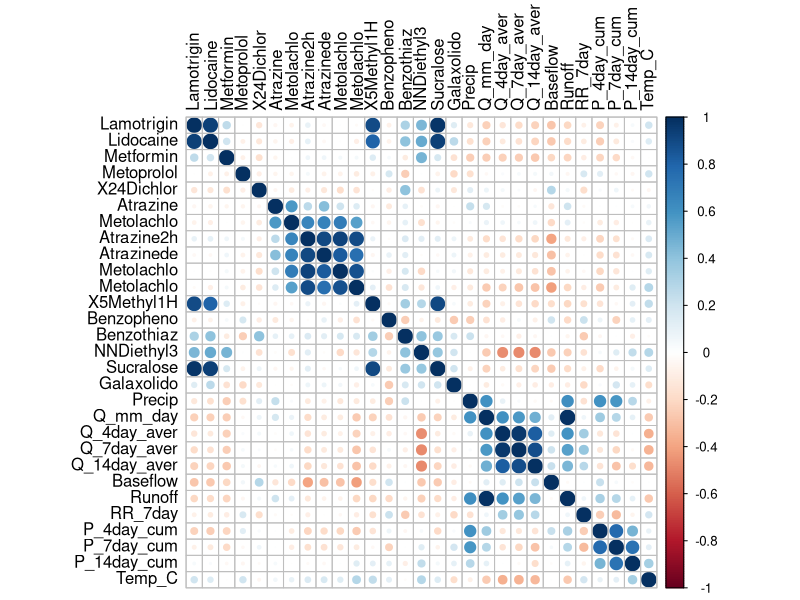
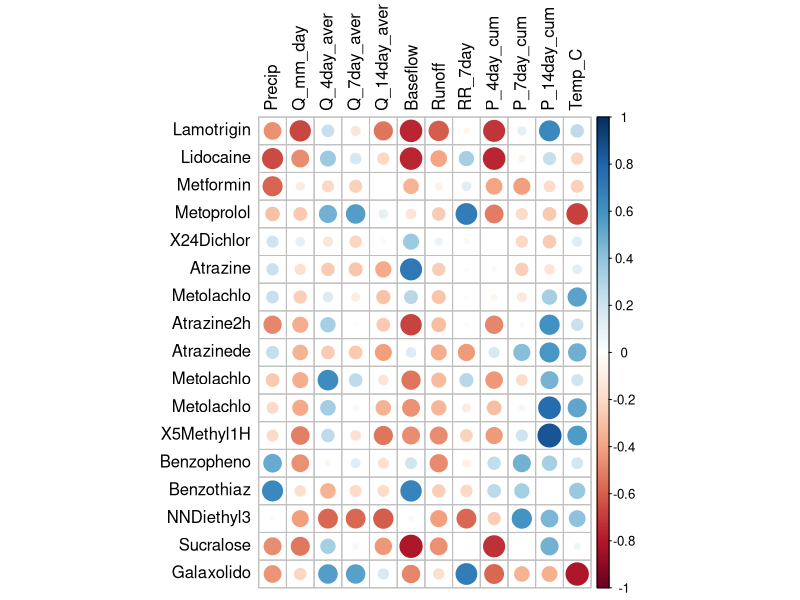
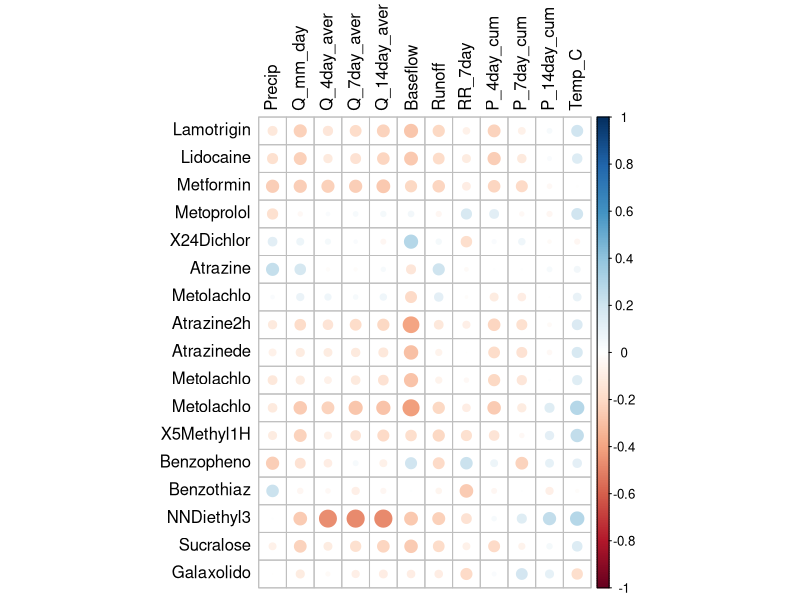
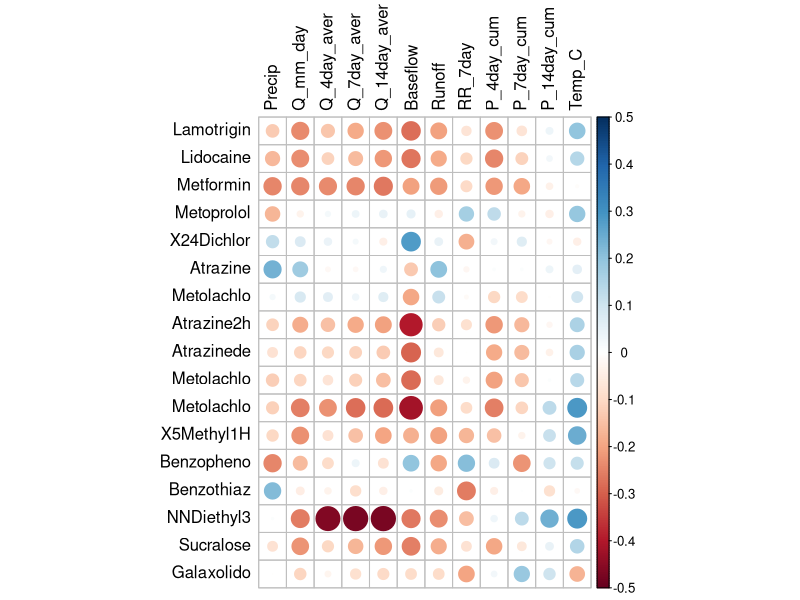

Write the R code that produced these figures, in order. (Note: this script raises an error after producing the figures.)
#Ruta Basijokaite
#----------------
#This code analyzes correlation between detected compound concentrations and environmental conditions
#It also analyzes correlations among sites 
#----------------

#Loading libraries
library(corrplot)
library(Hmisc) 

#Uploading data
CEC_aver = read.csv(file="CEC_aver_dataset.csv",sep=",",header=T) 
Climate_var = read.csv(file="Climate_var.csv",sep=",",header=T)
CEC_use_info = read.csv(file="CEC_use_info_dataset.csv",sep=",",header=T) #info about CEC use, type and detection frequency

#Make sure that column names do not have extra symbols (after upload spaces become .)
colnames(CEC_use_info)
colnames(CEC_use_info)[3] = 'Det.Freq.'
colnames(CEC_use_info)

#-------------
### Preparing CEC data

#Have row names as sites - otherwise in corrplot labels will just be numbers; Remove dates
CEC_aver_comp = as.matrix(CEC_aver[,3:dim(CEC_aver)[2]])
#Keeping only 10 characters in CEC names as column names will be used as labels
colnames(CEC_aver_comp) = substring(colnames(CEC_aver_comp),1,10)

#-------------
### IDENTIFYING COMPOUNDS

#Finding compounds that have higher that 45% detection frequency to do further analysis

#Finding compounds that have detection frequency > 45 
Which_high = which(CEC_use_info$Det.Freq. > 45)
Which_comp_high = CEC_use_info$Name[Which_high]

#Concentrations of those compounds
Conc_high = CEC_aver_comp[,Which_high]

#---------------
### Correlations between environmental variables and compound concentrations 

#gives correlation between matrix itself and other variable (interested only in upper right quadrant)
rcor_vals_clim=rcorr(as.matrix(cbind(Conc_high,Climate_var[,3:14])))
corrplot(rcor_vals_clim$r,tl.col = 'black')
#Therefore, it is more convenient to use 'cor' function
cor_mat_clim=cor(Conc_high,Climate_var[,3:14],use="complete.obs")
corrplot(cor_mat_clim,tl.col = 'black')
#When we use complete.obs, we discard entire row if an NA is present 
#pairwise.complete.obs uses the non-NA values when calculating the correlation between variables 
#In order to preserve as much data as possible to test correlation patterns between variables, 
#pairwise.complete.obs is used. If complete.obs were used, correlation patterns would be determined based
#on samples that have all highly detected compounds, instead of using all available data
cor_mat_clim_pair=cor(Conc_high,Climate_var[,3:14],use="pairwise.complete.obs")
corrplot(cor_mat_clim_pair,tl.col = 'black')
#As correlation coefficient values are low, it would be easier to visually assess values if color scale is adjusted
#Changing color scale values along with color distribution
corrplot(cor_mat_clim_pair,tl.col = 'black',is.corr = FALSE,col.lim = c(-0.5,0.5))

#If ‘use’ is ‘"everything"’, ‘NA’s will propagate conceptually, i.e., a resulting value will be ‘NA’ whenever 
#one of its contributing observations is ‘NA’.

#If ‘use’ is ‘"all.obs"’, then the presence of missing observations will produce an error. If ‘use’ is 
#‘"complete.obs"’ then missing values are handled by casewise deletion (and if there are no complete cases, 
#that gives an error).

#Correlation results in this case highly depend on 'use method chosen', since dataset has a lot of NA values

#-----------------------------------------
#Could add correlation between sites (not samples) that come from 17 highest detected compounds

#First, fix site names
CEC_aver[37:38,1] = CEC_aver[39,1] #Fixing dual names for Ninemile creek Lakeland
CEC_aver[41:42,1] = CEC_aver[43,1] #Fixing dual names for Ninemile creek Marieta
CEC_aver[48:49,1] = CEC_aver[50,1] #Fixing misspelling in Oatka
CEC_aver[25:26,1] = CEC_aver[27,1] #Fixing misspelling in Ganargua

#Update CEC_aver variable -  save with corrected site names
write.table(CEC_aver,file="CEC_aver_dataset.csv",sep=",",row.names=F,col.names=T,append=T)

WS_names = as.character(unique(CEC_aver$Site))
Site_aver = matrix(NA, length(WS_names),dim(CEC_aver)[2]-2) #no need for dates
#calculating average concentration of each compound
for (i in seq(from=1,to=length(WS_names))){
  rows = which(CEC_aver$Site == WS_names[i])
  Site_aver[i,] = as.numeric(lapply(CEC_aver[rows,-c(1,2)],mean,na.rm=T))
}
row.names(Site_aver) = substring(WS_names,1,5) #shorten site names as they will be used as labels for correlation plot

#Correlation between sites - using average compound concentrations - see how this changes, if NAs are counted as 0s
CEC_sites_trasf=t(Site_aver)
rcor_CEC_sites_spear=rcorr(as.matrix(CEC_sites_trasf),type = c("spearman"))
corrplot(rcor_CEC_sites_spear$r,tl.col = 'black')

#Replacing NAs with 0s and comparing averages
Site_aver_DF = Site_aver
Site_aver_DF[is.na(Site_aver_DF)] = 0

CEC_sites_DF_trasf=t(Site_aver_DF)
rcor_CEC_sites_DF_spear=rcorr(as.matrix(CEC_sites_DF_trasf),type = c("spearman"))
corrplot(rcor_CEC_sites_DF_spear$r,tl.col = 'black')
#As correlation values among sites are similar, adjust color scale for better visualization
corrplot(rcor_CEC_sites_DF_spear$r,tl.col = 'black',is.corr = TRUE,col.lim = c(0,1))

#Big difference in results. Results from correlation analysis using 0s instead of NA values are more realistic, as 
#NA indicates that compound was not present in the sample (or at concentrations that were not detectable) 
